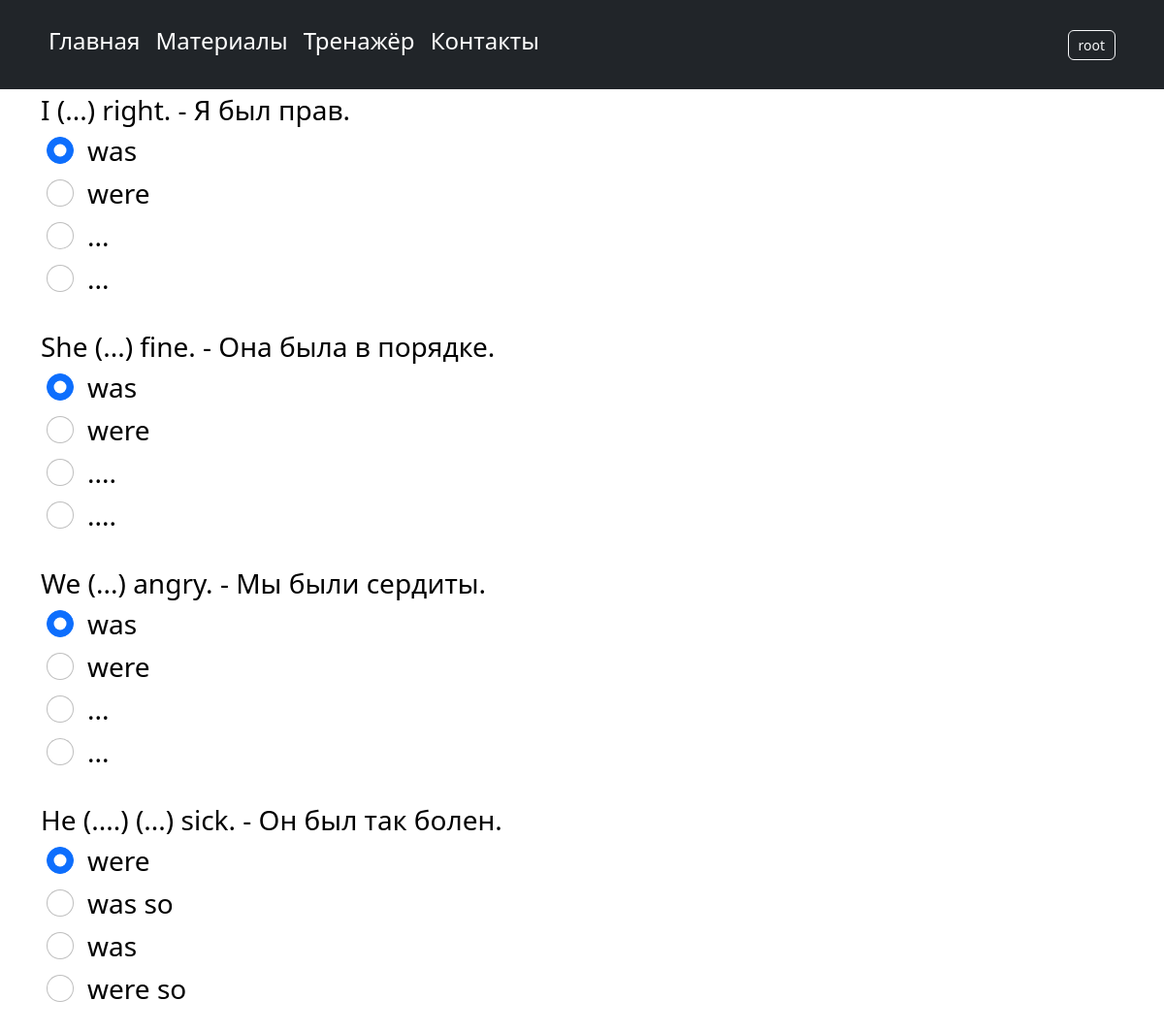
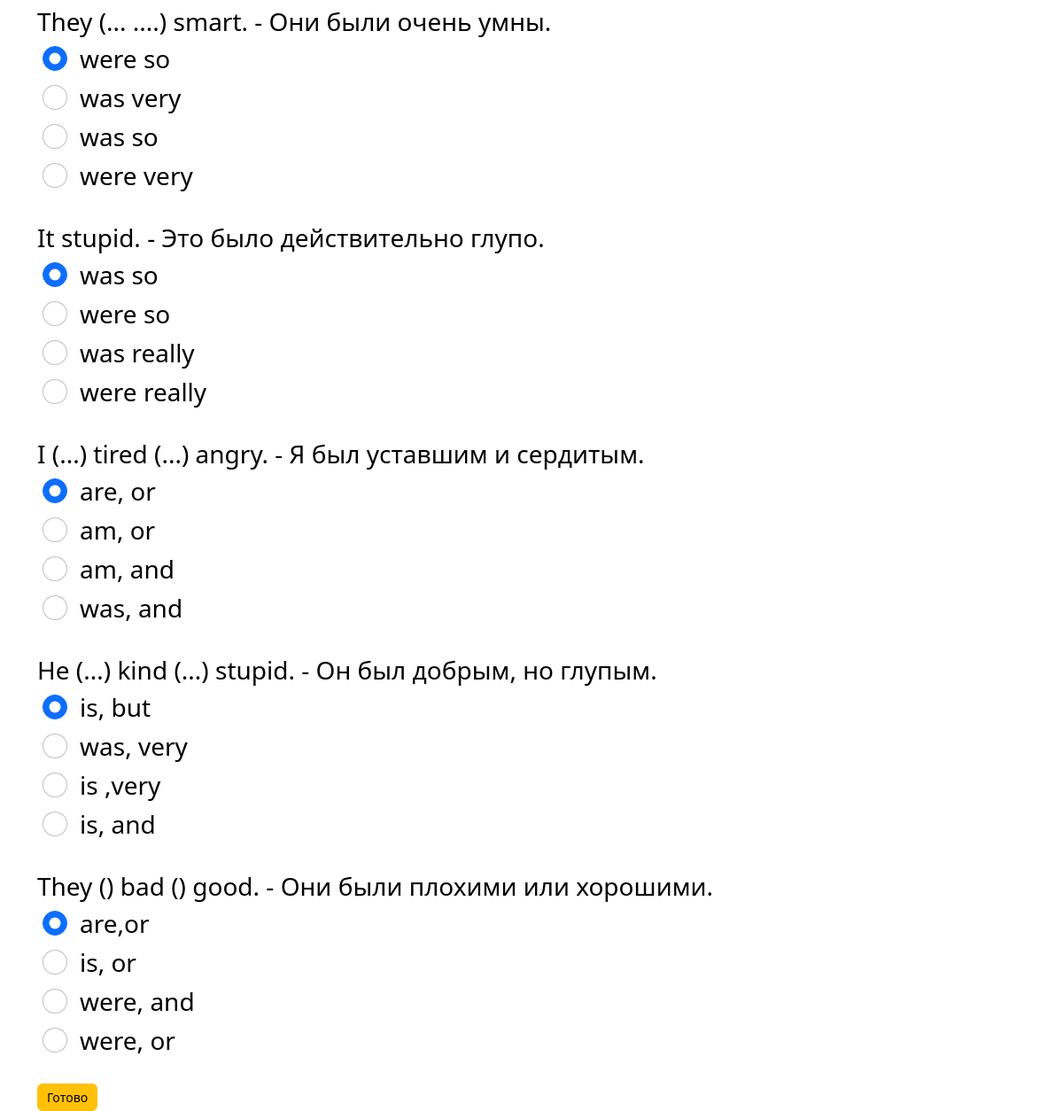
The page /quiz/test2/ (signed in) on the database its author committed (2 pictures, top to bottom).
### users/models.py (models this page shows)
class User(AbstractUser):
    email = models.CharField('email address',blank=True, max_length=254)
    birthday = models.CharField('date',blank=True, max_length=10)
    image = models.ImageField(upload_to='users_images', null=True, blank=True)

### quiz/models.py (models this page shows, shortened)
class QuesModel(models.Model):
    question = models.CharField(max_length=200,null=True)
    typeq = models.CharField(max_length=200, null=True)
    op1 = models.CharField(max_length=200,null=True)
    op2 = models.CharField(max_length=200,null=True)
    op3 = models.CharField(max_length=200,null=True)
    op4 = models.CharField(max_length=200,null=True)
    ans = models.CharField(max_length=200,null=True)

### quiz/views.py (the view)
# urls.py: path('test2/', views.test2, name='test2'),
def test2(request):
    typeq = '2'
    if request.method == 'POST':
        print(request.POST)
        questions=QuesModel.objects.all()
        score=0
        wrong=0
        correct=0
        total=0
        for q in questions:
            if  (q.typeq) == typeq:
                total+=1
                print(request.POST.get(q.question))
                print(q.ans)
                print()
                if q.ans ==  request.POST.get(q.question):
                    score+=10
                    correct+=1
                else:
                    wrong+=1
        percent = score/(total*10) *100
        context = {
            'score': score,
            'correct': correct,
            'wrong': wrong,
            'percent': percent,
            'total': total
        }
        return render(request,'quiz/result.html',context)
    else:
        questions=QuesModel.objects.all()
        context = {
            'questions':questions,
            'typeq': typeq
        }
        return render(request,'quiz/test1.html',context)

### quiz/templates/quiz/test1.html (shortened to what this page needs)
{% extends 'main/layout.html' %}
{% block content %}
{% load static %}
<div class="container ">
 <form method='POST' action=''>
    {% for q  in questions%}
     {% if q.typeq == typeq %}
    <div class="form-group">
      <label for="question">{{q.question}}</label>
    </div>
    <div class="form-check">
        <div class="form-check">
            <input class="form-check-input" type="radio" name="{{q.question}}" id="gridRadios1" value="option1" checked>
            <label class="form-check-label" for="gridRadios1">
                {{q.op1}}
            </label>
        </div>
        <div class="form-check ">
            <input class="form-check-input" type="radio" name="{{q.question}}" id="gridRadios2" value="option2">
            <label class="form-check-label" for="gridRadios2">
                {{q.op2}}
            </label>
        </div>
        <div class="form-check">
            <input class="form-check-input" type="radio" name="{{q.question}}" id="gridRadios1" value="option3">
            <label class="form-check-label" for="gridRadios1">
                {{q.op3}}
            </label>
        </div>
        <div class="form-check">
            <input class="form-check-input" type="radio" name="{{q.question}}" id="gridRadios2" value="option4">
            <label class="form-check-label" for="gridRadios2">
                {{q.op4}}
            </label>
        </div>
        <br>
    </div>
     {% endif%}
    {% endfor %}
    <button type="submit" class="btn btn-warning">Готово</button>
  </form>
</div>
{% endblock %}

### main/templates/main/layout.html (shortened to what this page needs)
{% load static%}
<!doctype html>
<html lang="en">
<head>
    <link rel="stylesheet" href="https://cdn.jsdelivr.net/npm/bootstrap@5.2.3/dist/css/bootstrap.min.css">
    <link rel="stylesheet" href="https://use.fontawesome.com/releases/v5.8.2/css/all.css">
    <link rel="stylesheet" href="{% static 'main/css/main.css' %}">
</head>
<body>
  <header class="p-3 text-bg-dark">
    <div class="container">
      <div class="d-flex flex-wrap align-items-center justify-content-center justify-content-lg-start">
        <ul class="nav col-12 col-lg-auto me-lg-auto mb-2 justify-content-center mb-md-1000">
          <li><a href="{% url 'home' %}" class="nav-link px-2 ">Главная</a></li>
          <li><a href="{% url 'materials' %}" class="nav-link px-2 ">Материалы</a></li>
          <li><a href="{% url 'testmanager' %}" class="nav-link px-2 ">Тренажёр</a></li>
          <li><a href="{% url 'about' %}" class="nav-link px-2 ">Контакты</a></li>
        </ul>
        <div class="text-end">
        {% if user.is_authenticated %}
        <a href="{% url 'profile' %}"> <button type="button" class="btn btn-outline-light me-2">{{request.user}}</button></a>
        {% else %}
        <a href="{% url 'login' %}"> <button type="button" class="btn btn-outline-light me-2">Вход</button></a>
        <a href="{% url 'reg' %}"> <button type="button" class="btn btn-warning">Регистрация</button></a>
        {% endif %}
      </div>
    </div>
  </header>
    <main>
        {% block content %}
        {% endblock %}
    </main>
</body>
</html>

### main/static/main/css/main.css (style rules this page uses)
.nav-link { font-size: 24px; transform: scale(1); transition: transform 0.5s ease; color: #fff; }
.form-group label, .form-check label, .form-check-input { font-size: 28px; color: black; }
.btn { font-size: 20px; }
.btn { font-size: 14px; padding: 4px 10px; }

### quiz/templates/quiz/test1.html (style rules this page uses)
.nav-link { font-size: 24px; transform: scale(1); transition: transform 0.5s ease; color: #fff; }

### rows shown on the page
User: user "root"
QuesModel: question "I (...) right. - Я был прав.", op1 "was", op2 "were", op3 "...", op4 "..."
QuesModel: question "She (...) fine. - Она была в порядке.", op1 "was", op2 "were", op3 "....", op4 "...."
QuesModel: question "We (...) angry. - Мы были сердиты.", op1 "was", op2 "were", op3 "...", op4 "..."
QuesModel: question "He (....) (...) sick. - Он был так болен.", op1 "were", op2 "was so", op3 "was", op4 "were so"
QuesModel: question "They (... ....) smart. - Они были очень умны.", op1 "were so", op2 "was very", op3 "was so", op4 "were very"
QuesModel: question "It stupid. - Это было действительно глупо.", op1 "was so", op2 "were so", op3 "was really", op4 "were really"
QuesModel: question "I (...) tired (...) angry. - Я был уставшим и сердитым.", op1 "are, or", op2 "am, or", op3 "am, and", op4 "was, and"
QuesModel: question "He (...) kind (...) stupid. - Он был добрым, но глупым.", op1 "is, but", op2 "was, very", op3 "is ,very", op4 "is, and"
QuesModel: question "They () bad () good. - Они были плохими или хорошими.", op1 "are,or", op2 "is, or", op3 "were, and", op4 "were, or"
